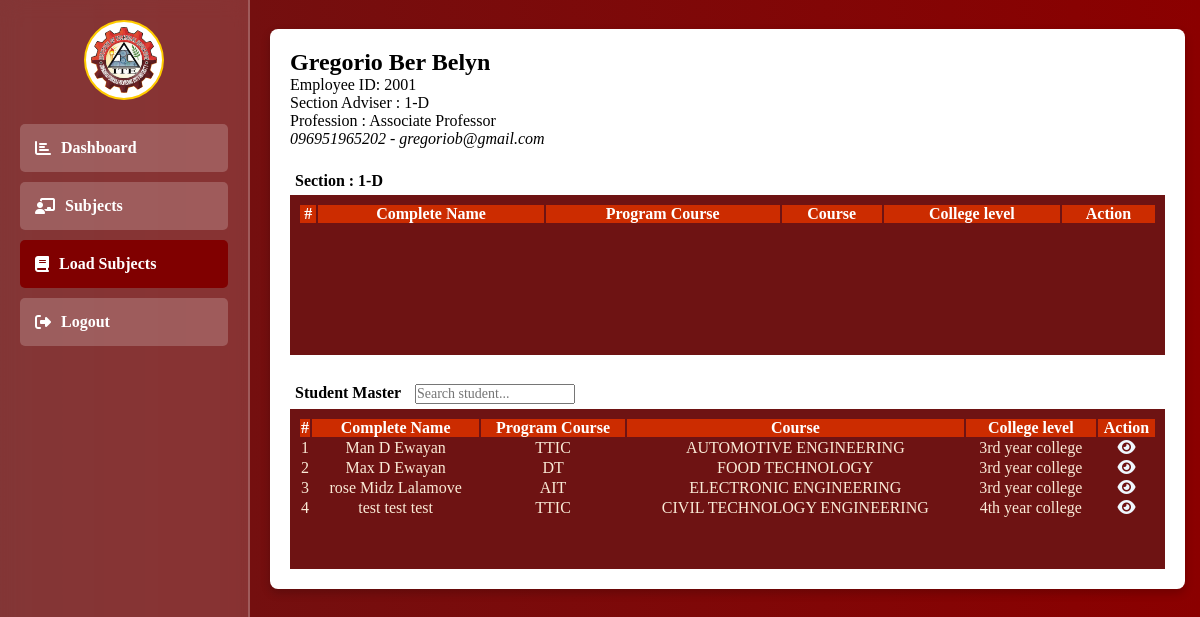
Page /teacher/master.php (signed in) on the committed database.
### tables this page shows
CREATE TABLE `teachers` (
  `id` int(11) NOT NULL,
  `teacher_code` varchar(255) NOT NULL,
  `fname` varchar(50) NOT NULL,
  `mname` varchar(50) NOT NULL,
  `lname` varchar(50) NOT NULL,
  `profile` varchar(100) NOT NULL,
  `profession` varchar(100) NOT NULL,
  `specialized` varchar(100) NOT NULL,
  `contact` varchar(50) NOT NULL,
  `email` varchar(100) NOT NULL,
  `section_id` int(11) NOT NULL,
  `school_year` varchar(20) NOT NULL,
  `verify` varchar(20) NOT NULL
);

CREATE TABLE `sections` (
  `id` int(11) NOT NULL,
  `section_name` varchar(50) NOT NULL,
  `created_at` datetime NOT NULL DEFAULT current_timestamp(),
  `admin_id` int(11) DEFAULT NULL,
  `teacher_id` int(11) DEFAULT NULL
);

CREATE TABLE `students` (
  `id` int(11) NOT NULL,
  `student_code` varchar(100) DEFAULT NULL,
  `fname` varchar(100) NOT NULL,
  `mname` varchar(100) NOT NULL,
  `lname` varchar(100) NOT NULL,
  `profile` varchar(255) NOT NULL,
  `school_year` varchar(100) NOT NULL,
  `program` varchar(100) NOT NULL,
  `course` varchar(100) NOT NULL,
  `levels` int(10) NOT NULL,
  `section_id` int(11) DEFAULT NULL,
  `contact` varchar(20) NOT NULL,
  `email` varchar(100) NOT NULL,
  `verify` varchar(50) NOT NULL
);

CREATE TABLE `college_level` (
  `id` int(11) NOT NULL,
  `year_level` varchar(100) NOT NULL
);

### teacher/teacher_function.php (called while the page is built, shortened)
<?php
include "../db_connect.php";
function GetSectionByIdadmin($section_id)
{
    global $pdo;
    try {
        $stmt = $pdo->prepare("
        SELECT * FROM sections
        WHERE id = ? ORDER BY id
        ");
        $stmt->execute([$section_id]);
        return $stmt->fetch();
    } catch (PDOException $e) {
        return [];
    }
}
function getMyId2($id)
{
    global $pdo;
    $id = intval($id);
    try {
        $sql = "SELECT s.*,
        CONCAT(s.lname, ' ', s.mname, ' ', s.fname) AS teacher_name
        FROM teachers s WHERE s.id = ?";
        $stmt = $pdo->prepare($sql);
        $stmt->execute([$id]);
        return $stmt->fetch(PDO::FETCH_ASSOC);
    } catch (PDOException $e) {
        error_log("Database Error: " . $e->getMessage());
        return [];
    }
}
function StudentNonAct()
{
    global $pdo;
    try {
        $stmt = $pdo->prepare("SELECT *, CONCAT(lname, ' ', mname, ' ', fname) AS complete_name  FROM students");
        $stmt->execute();
        return $students = $stmt->fetchAll(PDO::FETCH_ASSOC);
    } catch (PDOException $e) {
        echo 'ERROR: ' . $e->getMessage();
    }
}
function getCollegeLevels($id)
{
    global $pdo;
    $stmt = $pdo->prepare("SELECT * FROM college_level WHERE id = ?");
    $stmt->execute([$id]);
    return $stmt->fetchAll(PDO::FETCH_ASSOC);
}

### teacher/master.php (the view, shortened to what this page needs)
<?php
include "../db_connect.php";
include "./teacher_function.php";
$teacher_id = $_SESSION['teacher_id'];
?>
<!DOCTYPE html>
<html lang="en">
<head>
    <link rel="stylesheet" href="https://cdnjs.cloudflare.com/ajax/libs/font-awesome/6.2.0/css/all.css">
</head>
<body>
    <div class="sidebar">
        <div class="profile-info">
            <img src="../images/ITE.png" alt="Profile Icon" class="profile-icon">
        </div>
        <div class="sidebar-item">
            <a href="./index.php"> <i class="fas fa-chart-bar"></i>Dashboard</a>
        </div>
        <div class="sidebar-item">
            <a href="./students.php"><i class="fas fa-chalkboard-teacher"></i> Subjects </a>
        </div>
        <div class="sidebar-item" style="background-color: maroon;">
            <a href="./master.php"><i class="fas fa-book"></i>Load Subjects</a>
        </div>
        <div class="sidebar-item">
            <a href="./logout.php"><i class="fas fa-sign-out-alt"></i> Logout</a>
        </div>
    </div>
    <div class="content">
        <div class="dashboard-container">
            <?php $student = getMyId2($teacher_id) ?>
            <?php if ($student) { ?>
                <div class="modal">
                    <div class="modal-content">
                        <h2 id="programTitle"><?php echo htmlspecialchars($student['teacher_name']) ?></h2>
                        <span id="sy">Employee ID: <?php echo $student['teacher_code']; ?></span><br>
                        <?php $section = GetSectionByIdadmin($student['section_id']); ?>
                        <span id="course">Section Adviser : <?php echo $section['section_name']; ?><br />
                        </span>
                        <span id="course">Profession : <?php echo $student['profession']; ?></span><br>
                        <span id="course"><i><?php echo $student['contact']; ?> -
                                <?php echo $student['email']; ?></i></span>
                    <?php } ?>
                    <p style="margin-top: 1.5rem;" class="semester">
                        <?php $section = GetSectionByIdadmin($student['section_id']); ?>
                        <span id="course">Section : <?php echo $section['section_name']; ?>
                    </p>
                    <div class="table_content" style="text-align:center;">
                        <table>
                            <tr>
                                <th>#</th>
                                <th>Complete Name</th>
                                <th>Program Course</th>
                                <th>Course</th>
                                <th>College level</th>
                                <th>Action</th>
                            </tr>
                        </table>
                    </div>
                    <p style="margin-top: 1.5rem;" class="semester">Student Master <input type="text" id="searchStudent"
                            placeholder="Search student..."
                            style="margin: 5px 0 0 10px; width: 10rem; font-size: 14px;"></p>
                    <div class="table_content" style="text-align:center;">
                        <table>
                            <tr>
                                <th>#</th>
                                <th>Complete Name</th>
                                <th>Program Course</th>
                                <th>Course</th>
                                <th>College level</th>
                                <th>Action</th>
                            </tr>
                            <tbody id="studentTableBody">
                                <?php $subject = StudentNonAct() ?>
                                <?php foreach ($subject as $index => $row) { ?>
                                    <?php if ($student['section_id'] != $row['section_id']) { ?>
                                        <tr>
                                            <td><?php echo $index + 1; ?></td>
                                            <td><?php echo $row['complete_name']; ?></td>
                                            <td><?php echo $row['program']; ?></td>
                                            <td><?php echo $row['course']; ?></td>
                                            <?php $levels = getCollegeLevels($row['levels']);
                                            foreach ($levels as $level) { ?>
                                                <td><?php echo $level['year_level']; ?></td>
                                            <?php } ?>
                                            <td>
                                                <a
                                                    href="subject_load.php?student_id=<?php echo $_SESSION['user'] = $row['id']; ?>">
                                                    <i style="color: aliceblue;" class="fa fa-eye"></i></a>
                                            </td>
                                        </tr>
                                    <?php }
                                } ?>
                            </tbody>
                        </table>
                    </div>
                </div>
            </div>
        </div>
    </div>
</body>
</html>

### teacher/master.php (style rules this page uses)
* { margin: 0; padding: 0; box-sizing: border-box; font-family: 'Georgia', serif; }
body { background: linear-gradient(to right, #6E1313, #8B0000); background-size: cover; display: flex; }
.sidebar { width: 250px; height: 100vh; background: rgba(255, 255, 255, 0.15); backdrop-filter: blur(10px); padding: 20px; position: fixed; left: 0; top: 0; overflow-y: auto; border-right: 2px solid rgba(255, 255, 255, 0.2); }
.sidebar .profile-info { text-align: center; margin-bottom: 20px; }
.sidebar .profile-icon { width: 80px; border-radius: 50%; background: white; padding: 5px; border: 2px solid #ffcc00; }
.sidebar-item { padding: 15px; margin: 10px 0; background: rgba(255, 255, 255, 0.2); border-radius: 5px; font-size: 16px; }
.sidebar-item a { color: #FFFFFF; text-decoration: none; display: flex; align-items: center; font-weight: bold; }
.sidebar-item a i { margin-right: 10px; }
.content { margin-left: 250px; padding: 20px; width: calc(100% - 245px); }
.dashboard-container { display: flex; flex-wrap: wrap; justify-content: center; gap: 15px; }
.modal { width: 100rem; height: auto; }
.modal-content { background-color: white; height: 35rem; margin: 1% auto; padding: 20px; border-radius: 8px; text-align: left; box-shadow: 0px 4px 10px rgba(0, 0, 0, 0.2); }
.modal table { width: 100%; padding: .5rem; border: 1px solidrgb(122, 122, 122) }
.modal th { background-color: #cc2c00; color: #FFFFFF; }
.table_content { height: 10rem; background-color: #6E1313; overflow: hidden; overflow-y: scroll; color: antiquewhite; }
.semester { font-size: 1rem; font-weight: bold; margin: 5px; }

### rows in the picture
teachers: teacher_code "2001", profession "Associate Professor", contact "096951965202", email "gregoriob@gmail.com"
sections: section_name "1-D"
students: complete_name "Man D Ewayan", program "TTIC", course "AUTOMOTIVE ENGINEERING"
college_level: year_level "3rd year college"
students: complete_name "Max D Ewayan", program "DT", course "FOOD TECHNOLOGY"
students: complete_name "rose Midz Lalamove", program "AIT", course "ELECTRONIC ENGINEERING"
students: complete_name "test test test", program "TTIC", course "CIVIL TECHNOLOGY ENGINEERING"
college_level: year_level "4th year college"

### other values in the picture
$student['teacher_name'] "Gregorio Ber Belyn"
